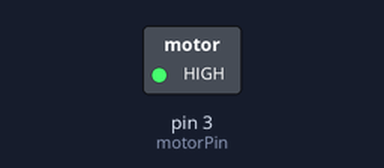
A sketch run on a simulated Arduino Uno, built with avr-gcc and run on an emulated ATmega328P. On the bench: switched loads named in the sketch (green lamp = pin HIGH).

Above: at 0.05 s.
At 10.0 s:
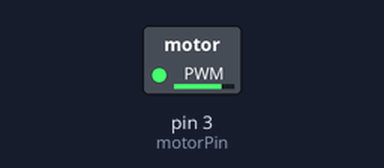
Timing chart, 0 to 13.0 s (numbered marks = the images above):
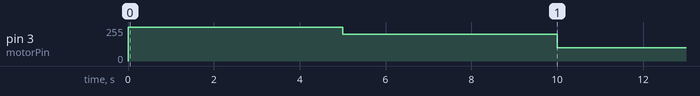

Measured:
- by itself, pin 3 (motorPin): repeats every 10.0 s: 200/255 5.0 s, 100/255 5.0 s

The sketch:

dcMotor.ino
```cpp
int motorPin = 3;
int speed = 255;

void setup()
{
  pinMode(motorPin, OUTPUT);

}


void loop()
{
  analogWrite(motorPin, speed);
  delay(5000);
  speed = 200;
  analogWrite(motorPin, speed);
  delay(5000);
  speed = 100;
}
```
